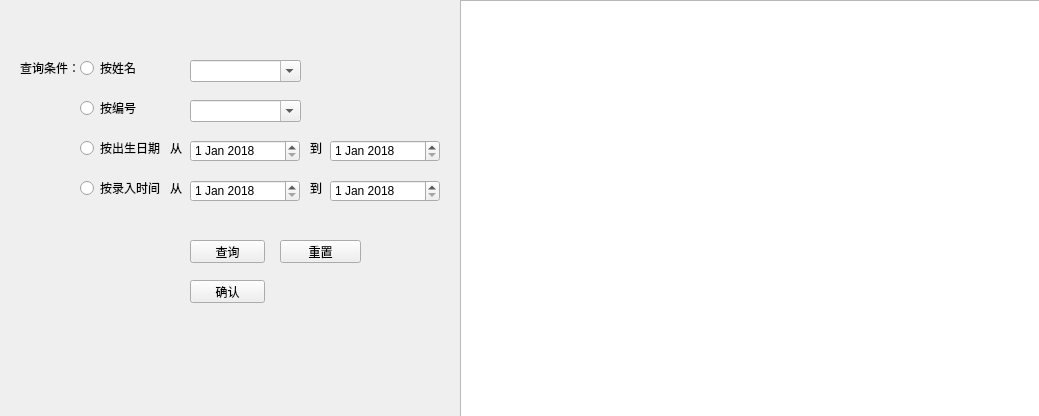
<?xml version="1.0" encoding="UTF-8"?>
<ui version="4.0">
 <class>dataSelect</class>
 <widget class="QWidget" name="dataSelect">
  <property name="geometry">
   <rect>
    <x>0</x>
    <y>0</y>
    <width>1039</width>
    <height>416</height>
   </rect>
  </property>
  <property name="windowTitle">
   <string>dataSelect</string>
  </property>
  <widget class="QTableView" name="tableView">
   <property name="geometry">
    <rect>
     <x>460</x>
     <y>0</y>
     <width>581</width>
     <height>421</height>
    </rect>
   </property>
  </widget>
  <widget class="QPushButton" name="pushButton">
   <property name="geometry">
    <rect>
     <x>190</x>
     <y>240</y>
     <width>75</width>
     <height>23</height>
    </rect>
   </property>
   <property name="text">
    <string>查询</string>
   </property>
  </widget>
  <widget class="QPushButton" name="pushButton_2">
   <property name="geometry">
    <rect>
     <x>190</x>
     <y>280</y>
     <width>75</width>
     <height>23</height>
    </rect>
   </property>
   <property name="text">
    <string>确认</string>
   </property>
  </widget>
  <widget class="QPushButton" name="pushButton_3">
   <property name="geometry">
    <rect>
     <x>280</x>
     <y>240</y>
     <width>81</width>
     <height>23</height>
    </rect>
   </property>
   <property name="text">
    <string>重置</string>
   </property>
  </widget>
  <widget class="QLabel" name="label">
   <property name="geometry">
    <rect>
     <x>310</x>
     <y>140</y>
     <width>16</width>
     <height>16</height>
    </rect>
   </property>
   <property name="text">
    <string>到</string>
   </property>
  </widget>
  <widget class="QComboBox" name="comboBox">
   <property name="geometry">
    <rect>
     <x>190</x>
     <y>60</y>
     <width>111</width>
     <height>22</height>
    </rect>
   </property>
   <property name="editable">
    <bool>true</bool>
   </property>
  </widget>
  <widget class="QComboBox" name="comboBox_2">
   <property name="geometry">
    <rect>
     <x>190</x>
     <y>100</y>
     <width>111</width>
     <height>22</height>
    </rect>
   </property>
   <property name="editable">
    <bool>true</bool>
   </property>
  </widget>
  <widget class="QLabel" name="label_2">
   <property name="geometry">
    <rect>
     <x>170</x>
     <y>140</y>
     <width>16</width>
     <height>16</height>
    </rect>
   </property>
   <property name="text">
    <string>从</string>
   </property>
  </widget>
  <widget class="QDateEdit" name="dateEdit">
   <property name="geometry">
    <rect>
     <x>190</x>
     <y>140</y>
     <width>110</width>
     <height>22</height>
    </rect>
   </property>
   <property name="dateTime">
    <datetime>
     <hour>0</hour>
     <minute>0</minute>
     <second>0</second>
     <year>2018</year>
     <month>1</month>
     <day>1</day>
    </datetime>
   </property>
  </widget>
  <widget class="QDateEdit" name="dateEdit_2">
   <property name="geometry">
    <rect>
     <x>330</x>
     <y>140</y>
     <width>110</width>
     <height>22</height>
    </rect>
   </property>
   <property name="dateTime">
    <datetime>
     <hour>0</hour>
     <minute>0</minute>
     <second>0</second>
     <year>2018</year>
     <month>1</month>
     <day>1</day>
    </datetime>
   </property>
  </widget>
  <widget class="QLabel" name="label_3">
   <property name="geometry">
    <rect>
     <x>310</x>
     <y>180</y>
     <width>16</width>
     <height>16</height>
    </rect>
   </property>
   <property name="text">
    <string>到</string>
   </property>
  </widget>
  <widget class="QLabel" name="label_4">
   <property name="geometry">
    <rect>
     <x>170</x>
     <y>180</y>
     <width>16</width>
     <height>16</height>
    </rect>
   </property>
   <property name="text">
    <string>从</string>
   </property>
  </widget>
  <widget class="QRadioButton" name="radioButton">
   <property name="geometry">
    <rect>
     <x>80</x>
     <y>60</y>
     <width>89</width>
     <height>16</height>
    </rect>
   </property>
   <property name="text">
    <string>按姓名</string>
   </property>
  </widget>
  <widget class="QRadioButton" name="radioButton_2">
   <property name="geometry">
    <rect>
     <x>80</x>
     <y>100</y>
     <width>89</width>
     <height>16</height>
    </rect>
   </property>
   <property name="text">
    <string>按编号</string>
   </property>
  </widget>
  <widget class="QRadioButton" name="radioButton_3">
   <property name="geometry">
    <rect>
     <x>80</x>
     <y>140</y>
     <width>89</width>
     <height>16</height>
    </rect>
   </property>
   <property name="text">
    <string>按出生日期</string>
   </property>
  </widget>
  <widget class="QRadioButton" name="radioButton_4">
   <property name="geometry">
    <rect>
     <x>80</x>
     <y>180</y>
     <width>89</width>
     <height>16</height>
    </rect>
   </property>
   <property name="text">
    <string>按录入时间</string>
   </property>
  </widget>
  <widget class="QDateEdit" name="dateEdit_3">
   <property name="geometry">
    <rect>
     <x>190</x>
     <y>180</y>
     <width>110</width>
     <height>22</height>
    </rect>
   </property>
   <property name="dateTime">
    <datetime>
     <hour>0</hour>
     <minute>0</minute>
     <second>0</second>
     <year>2018</year>
     <month>1</month>
     <day>1</day>
    </datetime>
   </property>
  </widget>
  <widget class="QDateEdit" name="dateEdit_4">
   <property name="geometry">
    <rect>
     <x>330</x>
     <y>180</y>
     <width>110</width>
     <height>22</height>
    </rect>
   </property>
   <property name="dateTime">
    <datetime>
     <hour>0</hour>
     <minute>0</minute>
     <second>0</second>
     <year>2018</year>
     <month>1</month>
     <day>1</day>
    </datetime>
   </property>
  </widget>
  <widget class="QLabel" name="label_5">
   <property name="geometry">
    <rect>
     <x>20</x>
     <y>60</y>
     <width>61</width>
     <height>16</height>
    </rect>
   </property>
   <property name="text">
    <string>查询条件：</string>
   </property>
  </widget>
 </widget>
 <layoutdefault spacing="6" margin="11"/>
 <resources/>
 <connections/>
</ui>
